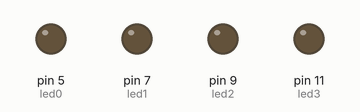
Simulated run of this sketch. Board: Arduino Uno, built with avr-gcc and run on an emulated ATmega328P. On the bench: output pins drawn as LEDs (lit = HIGH).

Above: at 0.7 s.
At 3.0 s:
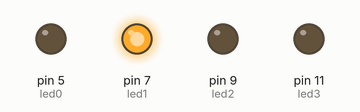
At 5.2 s:
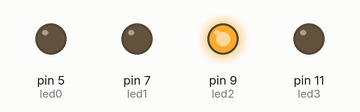
At 7.4 s:
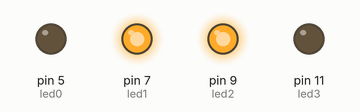
At 11.8 s:
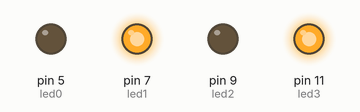
At 16.2 s:
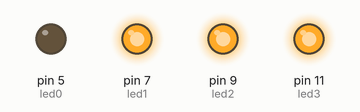
Timing chart, 0 to 19.4 s (numbered marks = the images above):
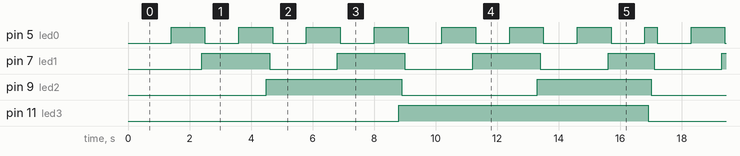

Measured:
- by itself, pin 5 (led0): repeats every 16.9 s: 6 × (LOW 1.1 s, HIGH 1.1 s), LOW 1.1 s, HIGH 0.40 s, LOW 1.1 s, HIGH 1.1 s
- by itself, pin 7 (led1): repeats every 16.9 s: 2 × (LOW 2.2 s, HIGH 2.2 s), LOW 2.2 s, HIGH 1.5 s, LOW 2.2 s, HIGH 2.2 s
- by itself, pin 9 (led2): LOW → HIGH at 4.5 s, → LOW 4.4 s later, → HIGH 4.4 s later, → LOW 3.7 s later, … (9 changes in this stretch)
- by itself, pin 11 (led3): alternates HIGH for 8.1 s and LOW for 8.8 s

The sketch:

code.ino
```cpp
int led0=5;
int led1=7;
int led2=9;
int led3=11;
int waitTime=700;

void on(int LED) {
  digitalWrite(LED,HIGH);
  delay(100);
}
void off(int LED) {
  digitalWrite(LED,LOW);
  delay(100);
}

void setup() {
  // put your setup code here, to run once:
pinMode(led0,OUTPUT);
pinMode(led1,OUTPUT);
pinMode(led2,OUTPUT);
pinMode(led3,OUTPUT);
}

void loop() {
  // put your main code here, to run repeatedly:
off(led3);
off(led2);
off(led1);
off(led0);
delay(waitTime);
off(led3);
off(led2);
off(led1);
on(led0);
delay(waitTime);
off(led3);
off(led2);
on(led1);
off(led0);
delay(waitTime);
off(led3);
off(led2);
on(led1);
on(led0);
delay(waitTime);
off(led3);
on(led2);
off(led1);
off(led0);
delay(waitTime);
off(led3);
on(led2);
off(led1);
on(led0);
delay(waitTime);
off(led3);
on(led2);
on(led1);
off(led0);
delay(waitTime);
off(led3);
on(led2);
on(led1);
on(led0);
delay(waitTime);
on(led3);
off(led2);
off(led1);
off(led0);
delay(waitTime);
on(led3);
off(led2);
off(led1);
on(led0);
delay(waitTime);
on(led3);
off(led2);
on(led1);
off(led0);
delay(waitTime);
on(led3);
off(led2);
on(led1);
on(led0);
delay(waitTime);
on(led3);
on(led2);
off(led1);
off(led0);
delay(waitTime);
on(led3);
on(led2);
off(led1);
on(led0);
delay(waitTime);
on(led3);
on(led2);
on(led1);
off(led0);
delay(waitTime);
on(led3);
on(led2);
on(led1);
on(led0);
}
```
